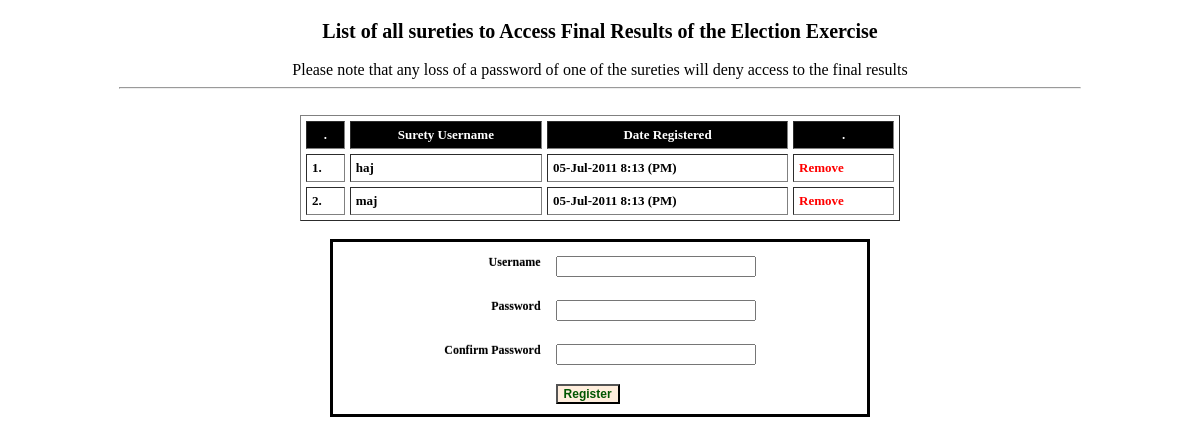
The page /Surety/index.php on the database its author committed.
### tables this page shows
CREATE TABLE `surety` (
  `SuretyID` char(20) NOT NULL,
  `username` varchar(45) NOT NULL,
  `pass` varchar(45) NOT NULL,
  `DateReg` timestamp NOT NULL DEFAULT CURRENT_TIMESTAMP ON UPDATE CURRENT_TIMESTAMP,
  `LastLogin` datetime DEFAULT NULL,
  PRIMARY KEY (`username`)
);

### Surety/index.php (the view, shortened to what this page needs)
<link href="../stylesheet.css" rel="stylesheet" type="text/css"/>
<div style="text-align:center; padding-top:20px;">
	<span  style="font-size:20px;"><b>List of all sureties to Access Final Results of the Election Exercise</b></span><br><br>
    Please note that any loss of a password of one of the sureties will deny access to the final results
</div>
<hr style="width:80%; text-align:center;"><br>
<?php
	$R = mysql_query('SELECT * FROM surety ORDER BY username ASC');
	if(mysql_num_rows($R) > 0)
	{
		$i = 1;
		echo '<center><table width=50% border=1 cellpadding=5 cellspacing=5 style=font-size:13px;>';
		echo '<tr style=background-color:Black;color:White><th>.</th><th>Surety Username</th><th>Date Registered</th><th>.</th></tr>';
		while($Row = mysql_fetch_row($R))
		{
			echo '<tr>'	;
				echo '<td><b>'.$i.'.</b></td>';
				echo '<td><b>'.$Row[1].'</b></td>';
				echo '<td><b>'.date("d-M-Y g:i (A)", strtotime($Row[3])).'</b></td>';
				echo '<td><a href='.$_SERVER['PHP_SELF'].'?uid='.$Row[0].'><b>Remove</b></a></td>';
			echo '</tr>';
			$i += 1;
		}
		echo '</table></center>';
	}
?>
<form action="<?php $_SERVER['PHP_SELF'];?>" method="post" id="commentForm">
    <table width="45%" align="center" cellpadding="5" cellspacing="5" style="border:solid Black 3px; font-size:12px;" border="0">
        <tr>
            <td width="40%" align="right"><label for="username"><b>Username</b></label></td>
          <td width="60%"><input type="text" id="username" name="un" style="width:200px;"></td>
        </tr>
        <tr>
            <td align="right"><label for="password"><b>Password</b></label></td>
            <td><input type="password" id="password" name="Pass" style="width:200px;"></td>
        </tr>
        <tr>
            <td align="right"><label for="confirm_password"><b>Confirm Password</b></label></td></td>
            <td><input type="password" id="confirm_password" name="CPass" style="width:200px;"></td>
        </tr>
        <tr>
            <td></td>
            <td><input type="submit" name="login" value="Register" style="font-size:12px" class="btn"
            	onmouseover="this.className='btn btnhov'" onmouseout="this.className='btn'"/></td>
        </tr>
  </table>
</form>

### stylesheet.css (style rules this page uses)
a, a:link, a:visited { text-decoration:none; color:#FF0000; }
label { display: block; cursor: pointer; line-height: 20px; padding-bottom: 9px; text-shadow: 0 -1px 0 rgba(0,0,0,.2); }
input.btn { color:#050; font: bold 84%'trebuchet ms',helvetica,sans-serif; background-color: #fed; }

### Surety/index.php (style rules this page uses)
input.btn { color:#050; font: bold 84%'trebuchet ms',helvetica,sans-serif; background-color: #fed; }

### rows shown on the page
surety: username "haj", DateReg "05-Jul-2011 8:13 (PM)"
surety: username "maj", DateReg "05-Jul-2011 8:13 (PM)"
